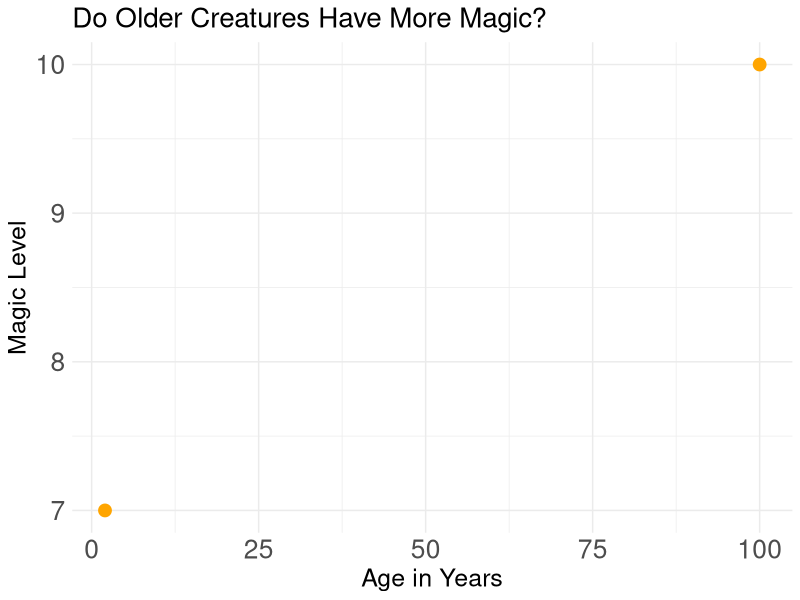

Write R code to recreate this figure.
## ---- chunk 1
# set the locale to English and UTF-8 encoding so that emojis can be displayed correctly
Sys.setlocale("LC_CTYPE", "en_US.UTF-8")

# load the ggplot2 package
library(ggplot2)
library(dplyr)
creature_data <- read.csv("../datasets/creatures.csv")
## ---- chunk 2
print("👀 Let's see if age and magic are related:")
print("Age vs Magic Level for each creature:")
print(select(creature_data, creature_name, creature_age, magic_power))
## ---- chunk 3
# Do older creatures have more magic?
age_vs_magic <- ggplot(creature_data, aes(x = creature_age, y = magic_power)) +
  geom_point(size = 4, color = "orange") +
  labs(title = "Do Older Creatures Have More Magic?",
       x = "Age in Years",
       y = "Magic Level")+
  theme_minimal() +
  theme(text = element_text(size = 16),
        plot.title = element_text(size = 20),
        axis.title = element_text(size = 18),
        axis.text = element_text(size = 19))

print(age_vs_magic)
